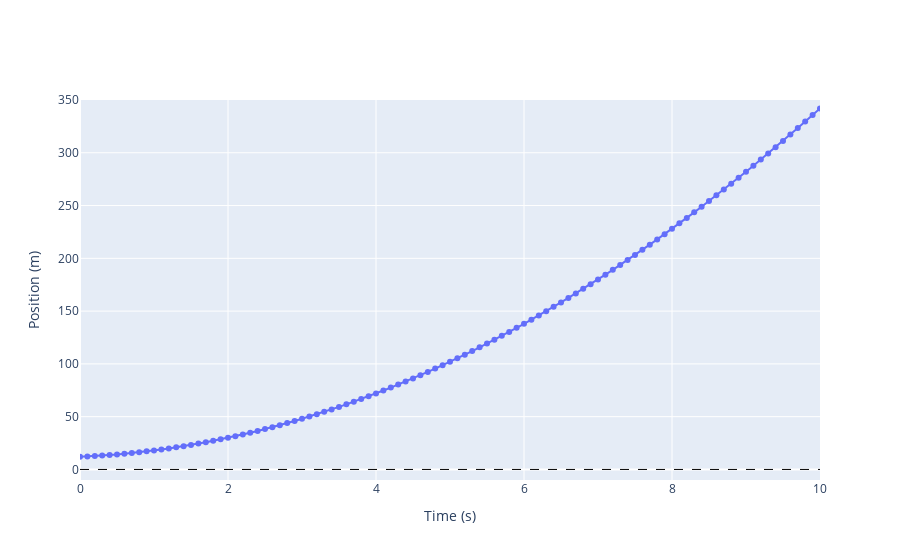
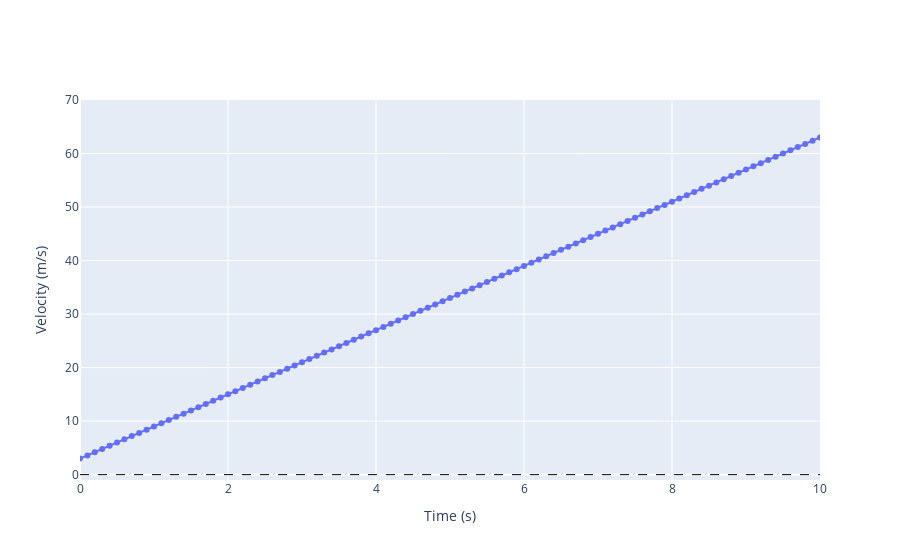

The notebook cell these images were saved under, in order:
### Markdown cell above
# Constant Acceleration Figures

### Code cell
# Constant Acceleration Data

position, velocity, time = constant_force(x0=12, v0=3, a=6, t0=0, tf=10, dt=0.1)

# Create a position vs. time plot
file3 = "CA_position_vs_time.html"
fig3 = go.Figure()
fig3.add_trace(go.Scatter(x=time, y=position, mode='lines+markers', name='Position'))
fig3.update_layout(
    template=template,
    #title='Position vs. Time',
    xaxis_title='Time (s)',
    yaxis_title='Position (m)',
    xaxis=dict(range=[0, 10]),
    yaxis=dict(range=[-10, 350])
)
fig3.add_hline(y=0, line_dash="dash", line_color="black", line_width=1)

fig3.show()

fig3.write_html(os.path.join(output, file3))

# Create a velocity vs. time plot
file4 = "CA_velocity_vs_time.html"

fig4 = go.Figure()
fig4.add_trace(go.Scatter(x=time, y=velocity, mode='lines+markers', name='Velocity'))
fig4.update_layout(
    template=template,
    #title='Velocity vs. Time',
    xaxis_title='Time (s)',
    yaxis_title='Velocity (m/s)',
    xaxis=dict(range=[0, 10]),
    yaxis=dict(range=[-1, 70])
)
fig4.add_hline(y=0, line_dash="dash", line_color="black", line_width=1)

fig4.show()
fig4.write_html(os.path.join(output, file4))

### Figure 1 — Plotly figure (JSON) as saved in the notebook; plotly's stock layout.template omitted (floating-point values rounded to 4 significant figures)
{"data": [{"mode": "lines+markers", "name": "Position", "type": "scatter", "x": [0, 0.1, 0.2, 0.3, 0.4, 0.5, 0.6, 0.7, 0.8, 0.9, 1.0, 1.1, 1.2, 1.3, 1.4, 1.5, 1.6, 1.7, 1.8, 1.9, 2.0, 2.1, 2.2, 2.3, 2.4, 2.5, 2.6, 2.7, 2.8, 2.9, 3.0, 3.1, 3.2, 3.3, 3.4, 3.5, 3.6, 3.7, 3.8, 3.9, 4.0, 4.1, 4.2, 4.3, 4.4, 4.5, 4.6, 4.7, 4.8, 4.9, 5.0, 5.1, 5.2, 5.3, 5.4, 5.5, 5.6, 5.7, 5.8, 5.9, 6.0, 6.1, 6.2, 6.3, 6.4, 6.5, 6.6, 6.7, 6.8, 6.9, 7.0, 7.1, 7.2, 7.3, 7.4, 7.5, 7.6, 7.7, 7.8, 7.9, 8.0, 8.1, 8.2, 8.3, 8.4, 8.5, 8.6, 8.7, 8.8, 8.9, 9.0, 9.1, 9.2, 9.3, 9.4, 9.5, 9.6, 9.7, 9.8, 9.9, 10.0], "y": [12, 12.33, 12.72, 13.17, 13.68, 14.25, 14.88, 15.57, 16.32, 17.13, 18, 18.93, 19.92, 20.97, 22.08, 23.25, 24.48, 25.77, 27.12, 28.53, 30.0, 31.53, 33.12, 34.77, 36.48, 38.25, 40.08, 41.97, 43.92, 45.93, 48.0, 50.13, 52.32, 54.57, 56.88, 59.25, 61.68, 64.17, 66.72, 69.33, 72.0, 74.73, 77.52, 80.37, 83.28, 86.25, 89.28, 92.37, 95.52, 98.73, 102.0, 105.3, 108.7, 112.2, 115.7, 119.2, 122.9, 126.6, 130.3, 134.1, 138.0, 141.9, 145.9, 150.0, 154.1, 158.2, 162.5, 166.8, 171.1, 175.5, 180.0, 184.5, 189.1, 193.8, 198.5, 203.2, 208.1, 213.0, 217.9, 222.9, 228.0, 233.1, 238.3, 243.6, 248.9, 254.2, 259.7, 265.2, 270.7, 276.3, 282.0, 287.7, 293.5, 299.4, 305.3, 311.2, 317.3, 323.4, 329.5, 335.7, 342.0]}], "layout": {"shapes": [{"line": {"color": "black", "dash": "dash", "width": 1}, "type": "line", "x0": 0, "x1": 1, "xref": "x domain", "y0": 0, "y1": 0, "yref": "y"}], "xaxis": {"range": [0, 10], "title": {"text": "Time (s)"}}, "yaxis": {"range": [-10, 350], "title": {"text": "Position (m)"}}}}

### Figure 2 — Plotly figure (JSON) as saved in the notebook; plotly's stock layout.template omitted (floating-point values rounded to 4 significant figures)
{"data": [{"mode": "lines+markers", "name": "Velocity", "type": "scatter", "x": [0, 0.1, 0.2, 0.3, 0.4, 0.5, 0.6, 0.7, 0.8, 0.9, 1.0, 1.1, 1.2, 1.3, 1.4, 1.5, 1.6, 1.7, 1.8, 1.9, 2.0, 2.1, 2.2, 2.3, 2.4, 2.5, 2.6, 2.7, 2.8, 2.9, 3.0, 3.1, 3.2, 3.3, 3.4, 3.5, 3.6, 3.7, 3.8, 3.9, 4.0, 4.1, 4.2, 4.3, 4.4, 4.5, 4.6, 4.7, 4.8, 4.9, 5.0, 5.1, 5.2, 5.3, 5.4, 5.5, 5.6, 5.7, 5.8, 5.9, 6.0, 6.1, 6.2, 6.3, 6.4, 6.5, 6.6, 6.7, 6.8, 6.9, 7.0, 7.1, 7.2, 7.3, 7.4, 7.5, 7.6, 7.7, 7.8, 7.9, 8.0, 8.1, 8.2, 8.3, 8.4, 8.5, 8.6, 8.7, 8.8, 8.9, 9.0, 9.1, 9.2, 9.3, 9.4, 9.5, 9.6, 9.7, 9.8, 9.9, 10.0], "y": [3, 3.6, 4.2, 4.8, 5.4, 6, 6.6, 7.2, 7.8, 8.4, 9, 9.6, 10.2, 10.8, 11.4, 12.0, 12.6, 13.2, 13.8, 14.4, 15.0, 15.6, 16.2, 16.8, 17.4, 18.0, 18.6, 19.2, 19.8, 20.4, 21.0, 21.6, 22.2, 22.8, 23.4, 24.0, 24.6, 25.2, 25.8, 26.4, 27.0, 27.6, 28.2, 28.8, 29.4, 30, 30.6, 31.2, 31.8, 32.4, 33.0, 33.6, 34.2, 34.8, 35.4, 36.0, 36.6, 37.2, 37.8, 38.4, 39.0, 39.6, 40.2, 40.8, 41.4, 42.0, 42.6, 43.2, 43.8, 44.4, 45.0, 45.6, 46.2, 46.8, 47.4, 48.0, 48.6, 49.2, 49.8, 50.4, 51.0, 51.6, 52.2, 52.8, 53.4, 54.0, 54.6, 55.2, 55.8, 56.4, 57.0, 57.6, 58.2, 58.8, 59.4, 60.0, 60.6, 61.2, 61.8, 62.4, 63.0]}], "layout": {"shapes": [{"line": {"color": "black", "dash": "dash", "width": 1}, "type": "line", "x0": 0, "x1": 1, "xref": "x domain", "y0": 0, "y1": 0, "yref": "y"}], "xaxis": {"range": [0, 10], "title": {"text": "Time (s)"}}, "yaxis": {"range": [-1, 70], "title": {"text": "Velocity (m/s)"}}}}
